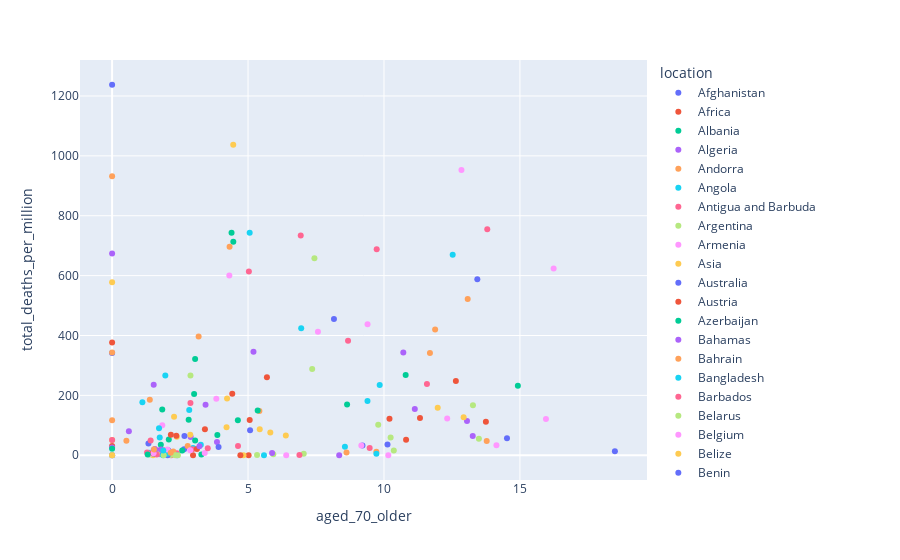

The cell this chart's notebook holds for it:
### Code cell
def scatter_plot(date, col1, col2):
    tot_df = pd.DataFrame(columns = ['date', 'location', col1, col2])
    for c in country_df:
        temp_df = covid_data[(covid_data['location']==c) & (covid_data['date']==date)][['date', 'location', col1, col2]]
        tot_df = tot_df.append(temp_df, ignore_index = True).fillna(0)
    tot_df.set_index('date', inplace=True)
    
    fig = px.scatter(data_frame=tot_df, x=col2, 
                     y=col1, color="location", trendline="ols",
                 hover_data=['location'])
    fig.show()
    
    return tot_df

scatter_plot('2020-10-27', 'total_deaths_per_million', 'aged_70_older')
